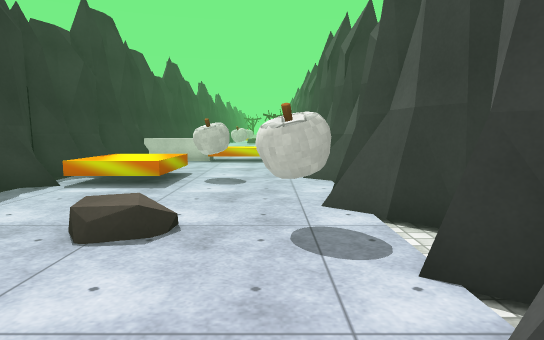
view 1 (above)

14 first-person views from a walk through a Unity game level. The camera is 1.2 m above the floor, tilts 6° down and sees 75° across. The floor is counted in squares, 1 m on a side. Each view is taken from the middle of a square. On the plan, view 1 faces up. The plan holds only what a view shows up to about 14 squares ahead; the rest is blank. The place goes on beyond the plan. Some surface patterns are stand-ins.

view 2
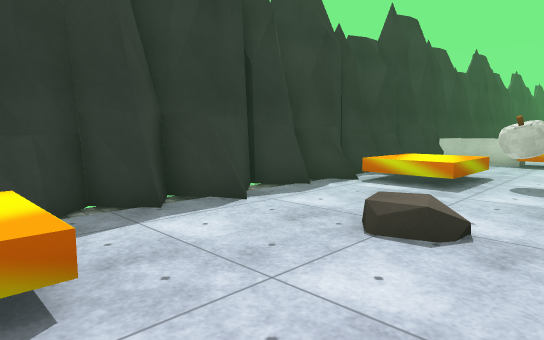

view 3
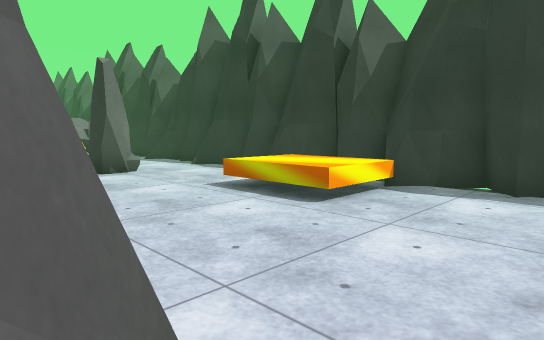

view 4
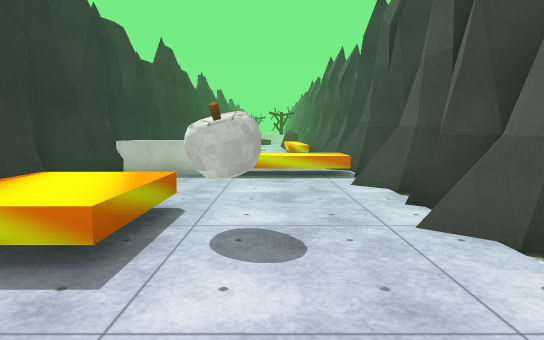

view 5
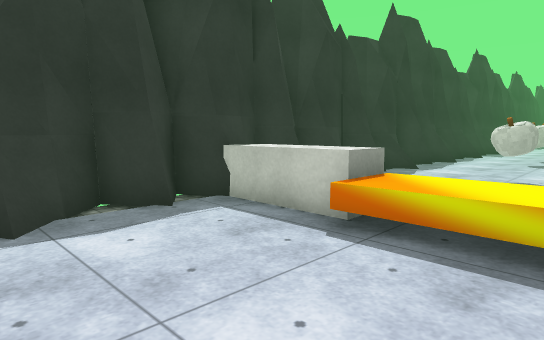

view 6
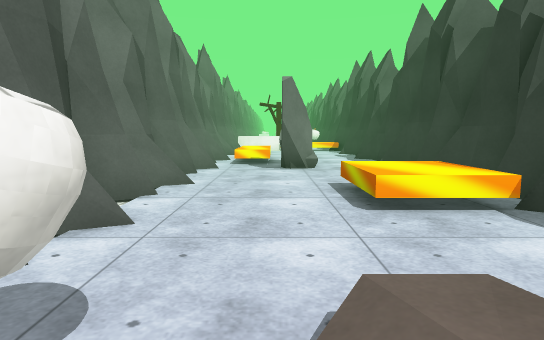

view 7
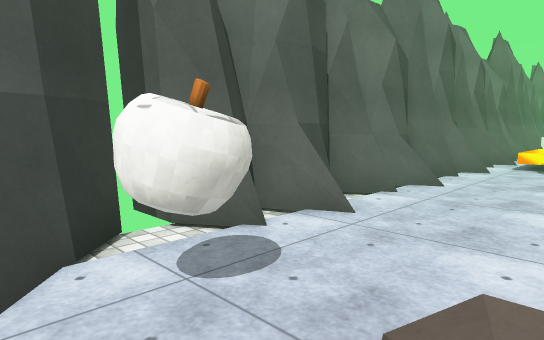

view 8
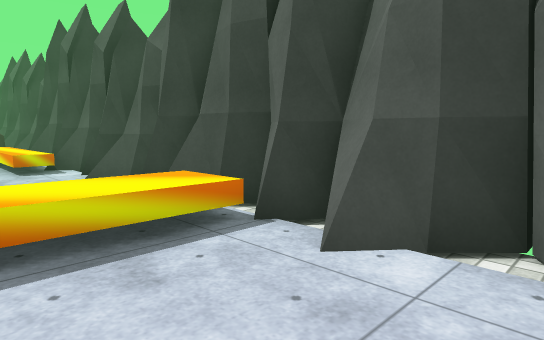

view 9
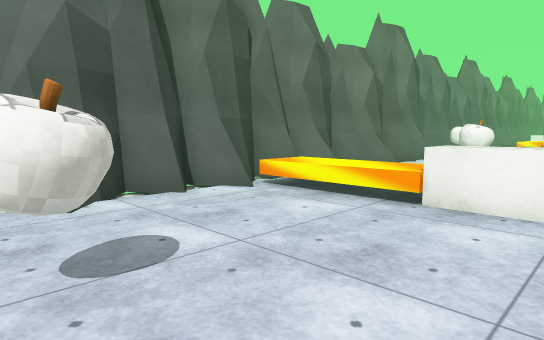

view 10
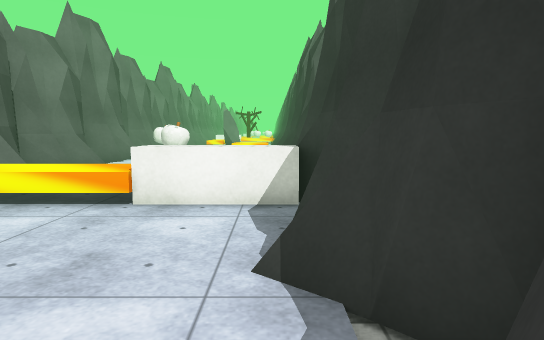

view 11
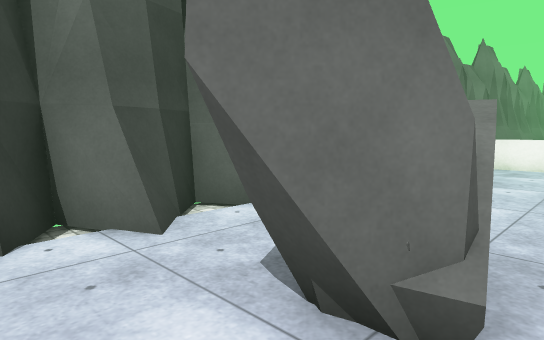

view 12
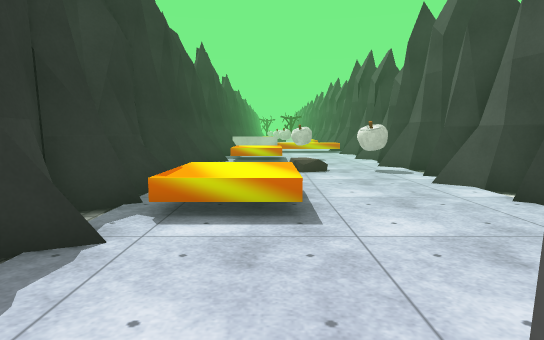

view 13
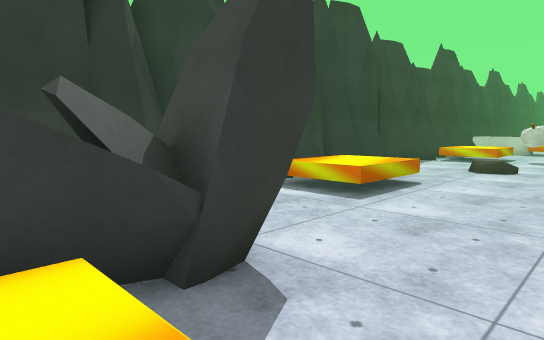

view 14
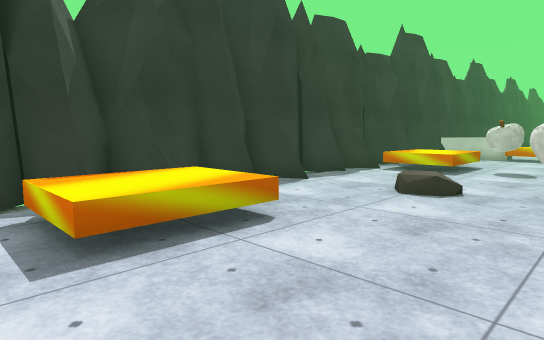

### Floor plan
Key: @ floor where view 1 was taken; # wall or solid block; . main floor; : floor 0.25 m higher than the main floor; = window, fence, low wall or low ledge; ≈ liquid the walk keeps out of; R rock; O other object.
Columns run from 7 left of view 1 to 3 right of it. Each row starts with its distance up from view 1.
 23  #=... ≈.#
 22  #.......#
 21  #...O...#
 20  #......=#
 19  #=......#
 18  #.......#
 17  #......=#
 16  #...≈≈≈≈#
 15  #=..≈≈≈≈#
 14 ##.......#
 13 #.......=#
 12 ##=......#
 11  #.......#
 10  #.≈≈O...#
  9  #.≈≈...=#
  8  #:≈≈....#
  7  #.......#
  6  #......=#
  5  #.....O.##
  4  #=..R....#
  3  #.......##
  2  #.......##
  1  #......=#
  0  #≈≈≈..@.#
 -1  #≈≈≈....#
 -2  ##≈≈...=#
 -3  #=......#
 -4  #.......#
 -5  #....R..#
 -6  #...RR.=#
 -7  #=..R...#
 -8  #...R#≈.#

Positions as (right, up) in squares from view 1, and headings:
1: (0, 0), facing up
2: (0, 0), facing up-left
3: (2, 4), facing down-left
4: (-1, 5), facing up
5: (0, 11), facing up-left
6: (-1, 6), facing down
7: (-2, 6), facing down-right
8: (-2, 11), facing up-right
9: (-5, 22), facing down-right
10: (-5, 22), facing down
11: (-3, -4), facing down-right
12: (-3, -7), facing up
13: (1, -8), facing up-left
14: (1, -3), facing up-left
